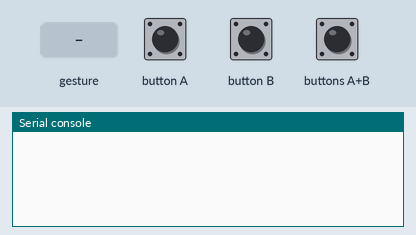
Recording of a program running on a simulated BBC micro:bit (MakeCode). Shown: the last lines printed to the serial console. The inputs (shaded band) are chosen by the test bench. No radio messages arrive unless stated (any console line starting 'radio sent:' is added by the test bench); a tilt is held for 1.5 s and a shake lasts 1 s, then the board lies face up again.

Above: at 1.2 s.
1.3 s: button A pressed for 0.15 s
At 2.6 s:
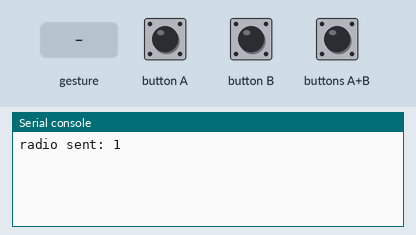
2.9 s: button B pressed for 0.15 s
At 4.0 s:
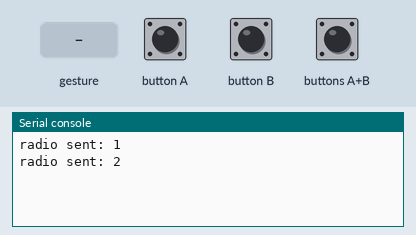
4.5 s: buttons A+B pressed for 0.15 s
At 5.2 s:
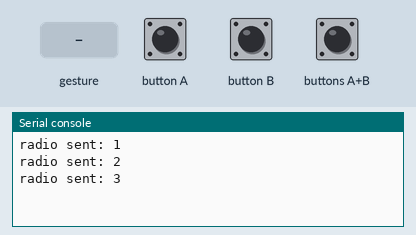
6.1 s: gesture 'shake'
At 7.1 s:
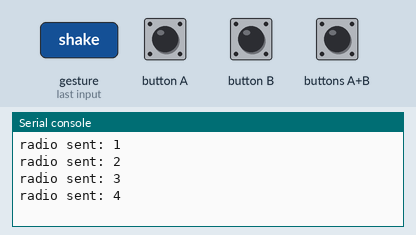
Timing chart, 0 to 8.6 s (numbered marks = the images above; inputs shaded):
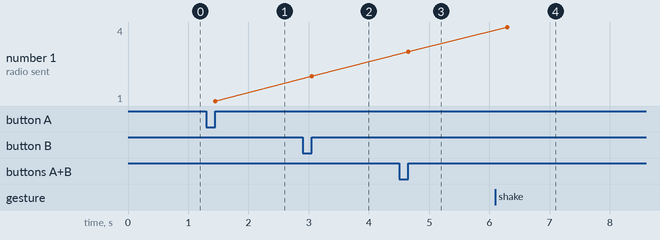

The program:

main.ts
```typescript
input.onButtonPressed(Button.A, function () {
    basic.clearScreen()
    radio.sendString("1")
})
input.onGesture(Gesture.Shake, function () {
    basic.clearScreen()
    radio.sendString("4")
})
input.onButtonPressed(Button.AB, function () {
    basic.clearScreen()
    radio.sendString("3")
})
radio.onReceivedString(function (receivedString) {
    if (receivedString == 1) {
        basic.showLeds(`
            . # # # .
            # . . # #
            # . . # #
            . # # # #
            . # . # .
            `)
    } else if (receivedString == 2) {
        basic.showLeds(`
            . # # # .
            . # . . .
            . # # # .
            . # . . .
            . # # # .
            `)
    } else if (receivedString == 3) {
        basic.showLeds(`
            . . . . .
            . . . . .
            . . . . .
            . . . . .
            . . . . .
            `)
    } else {

    }
})
input.onButtonPressed(Button.B, function () {
    basic.clearScreen()
    radio.sendString("2")
})
radio.setGroup(56)
```

test.ts
```typescript
// aquí va el archivo "tests"; esto no se compilará cuando este paquete se utilice como una extensión.
```

Measured:
- after the input at 1.3 s, the serial console: prints a new line after 0.15 s (image 1)
- after the input at 2.9 s, the serial console: prints a new line after 0.15 s (image 2)
- after the input at 4.5 s, the serial console: prints a new line after 0.15 s (image 3)
- after the input at 6.1 s, the serial console: prints a new line after 0.20 s (image 4)
- plotted number 1: 1 → 2 after the input at 2.9 s, 2 → 3 after the input at 4.5 s, 3 → 4 after the input at 6.1 s
